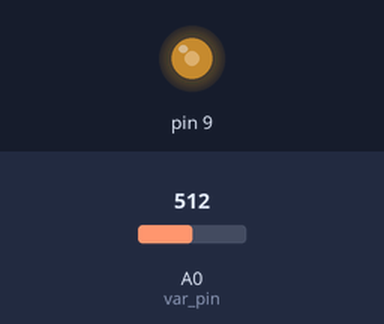
The sketch below on a simulated Arduino Uno, built with avr-gcc and run on an emulated ATmega328P. Parts: output pins drawn as LEDs (lit = HIGH). Inputs (shaded band) come from the test bench; at power-on: A0 (var_pin) = 512.

Above: at 1.2 s.
1.3 s: A0 (var_pin) set to 306
At 2.5 s:
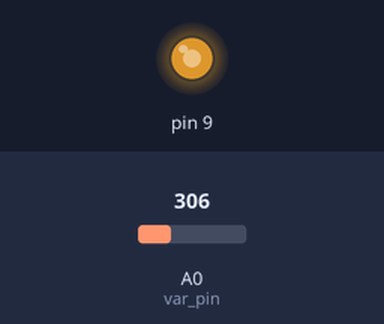
2.8 s: A0 (var_pin) set to 122
At 3.8 s:
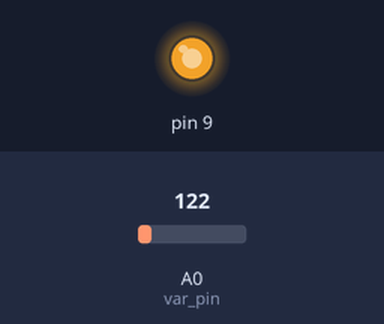
4.3 s: A0 (var_pin) set to 900
At 4.9 s:
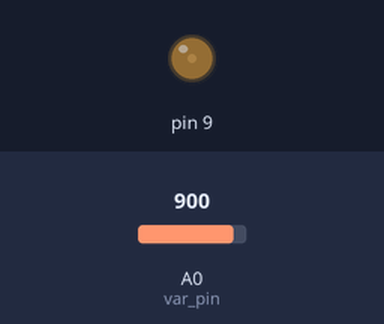
5.8 s: A0 (var_pin) set to 1023
At 7.0 s:
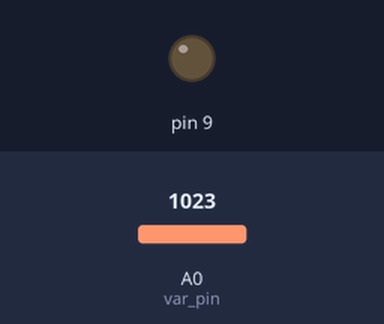
7.3 s: A0 (var_pin) set to 511
At 8.4 s:
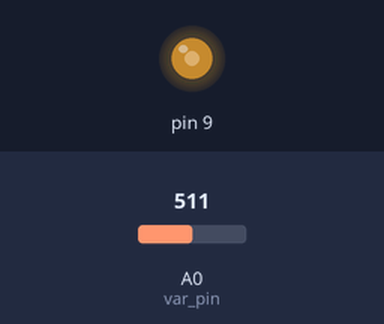
Timing chart, 0 to 9.8 s (numbered marks = the images above; inputs shaded):
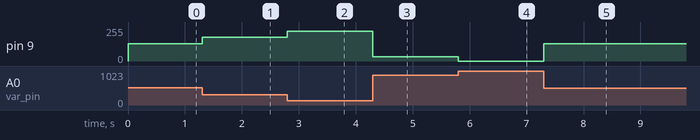

Measured:
- after the input at 1.3 s, pin 9: 128/255 → 179/255 at once
- after the input at 2.8 s, pin 9: 179/255 → 225/255 at once
- after the input at 4.3 s, pin 9: 225/255 → 31/255 at once
- after the input at 5.8 s, pin 9: 31/255 → 0/255 at once
- after the input at 7.3 s, pin 9: 0/255 → 128/255 at once

The sketch:

ex16_PWMLed_signal_wthClass.ino
```cpp
#include <PWMLed.h>

const int var_pin = A0;
PWMLed led(9);

void setup() {
  // put your setup code here, to run once:

}

void loop() {
  // put your main code here, to run repeatedly:
  int analog_val, pwm_val;

  // ==========================
  // 서서히 9번 핀 LED 밝기를 밝힘
  // ==========================
  // for (pwm_val = 0; pwm_val < 256; pwm_val += 5) {
  //   led.setValue(pwm_val);
  //   delay(100);
  // }

  // led.off();
  // delay(2000);


  // ==========================
  // 가변 저항을 이용하여 LED 밝기 변경
  // ==========================
  analog_val = analogRead(var_pin); // 0-1023 값이 들어옴
  pwm_val = map(analog_val, 0, 1023, 255, 0); // 0-1023 값에서 255-0 으로 변환하여 직관적이게 만듦

  led.setValue(pwm_val);
}
```
